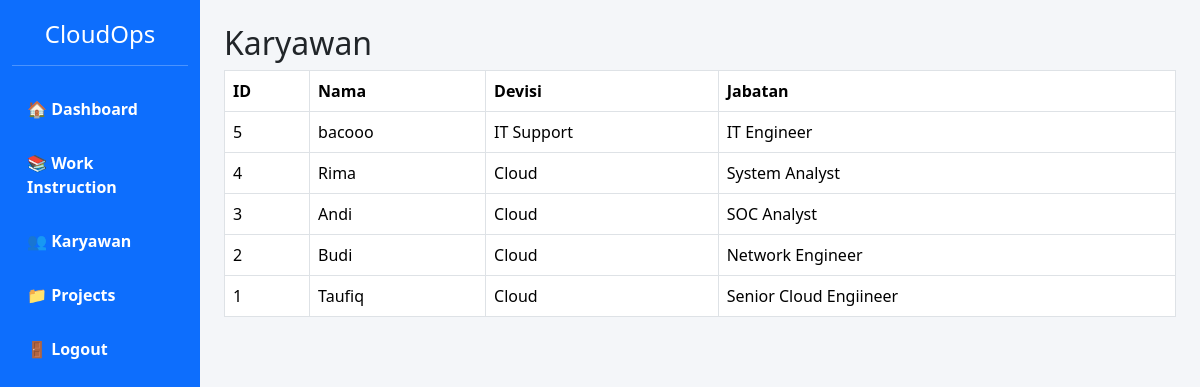
Page /source-code/dashboard.php?page=karyawan on the committed database.
### tables this page shows
CREATE TABLE `karyawan` (
  `id` int(11) NOT NULL AUTO_INCREMENT,
  `nama` varchar(100) DEFAULT NULL,
  `devisi` varchar(100) DEFAULT NULL,
  `jabatan` varchar(100) DEFAULT NULL,
  PRIMARY KEY (`id`)
);

### source-code/pages/karyawan_content.php (the view)
<?php
$result = $conn->query("SELECT * FROM karyawan ORDER BY id DESC");
?>
<h2>Karyawan</h2>
<table class="table table-bordered">
<tr>
<th>ID</th>
<th>Nama</th>
<th>Devisi</th>
<th>Jabatan</th>
</tr>
<?php while($row = $result->fetch_assoc()){ ?>
<tr>
<td><?= $row['id'] ?></td>
<td><?= $row['nama'] ?></td>
<td><?= $row['devisi'] ?></td>
<td><?= $row['jabatan'] ?></td>
</tr>
<?php } ?>
</table>

### source-code/dashboard.php (style rules this page uses)
body { background:#f4f6f9; }

### rows in the picture
karyawan: id "5", nama "bacooo", devisi "IT Support", jabatan "IT Engineer"
karyawan: id "4", nama "Rima", devisi "Cloud", jabatan "System Analyst"
karyawan: id "3", nama "Andi", devisi "Cloud", jabatan "SOC Analyst"
karyawan: id "2", nama "Budi", devisi "Cloud", jabatan "Network Engineer"
karyawan: id "1", nama "Taufiq", devisi "Cloud", jabatan "Senior Cloud Engiineer"
